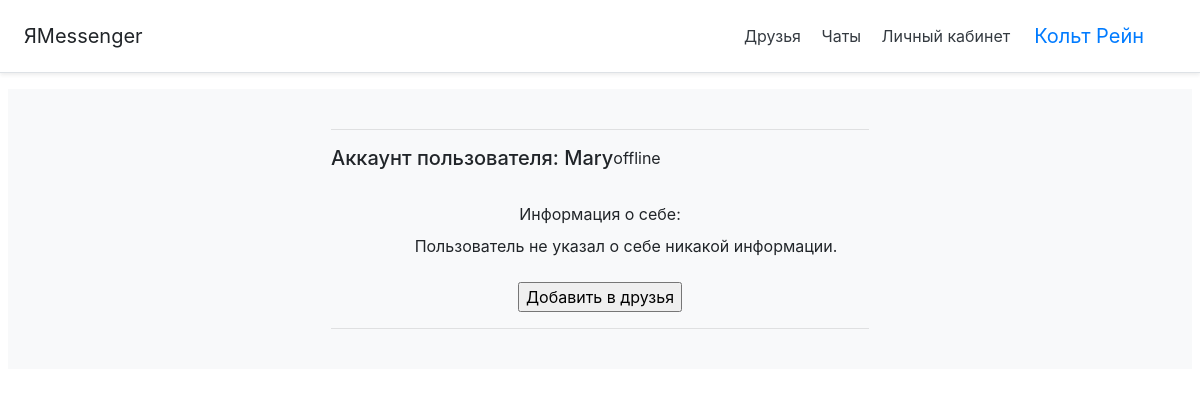
The app's page /user/3 (signed in), older data.
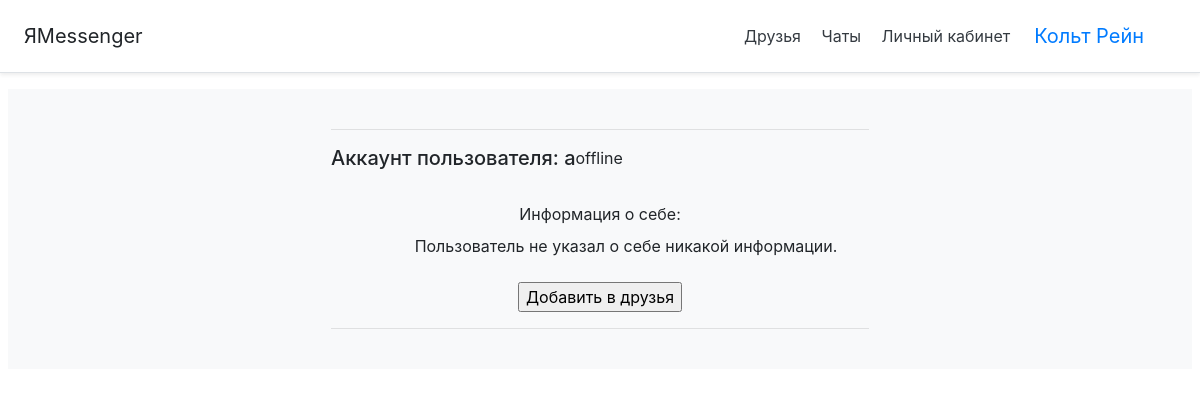
The same page, newer data.
### data/models/users.py (models this page shows, shortened)
class Users(SqlAlchemyBase, UserMixin, SerializerMixin):
    __tablename__ = 'users'
    __table_args__ = {'extend_existing': True}
    id = sa.Column('id', sa.Integer, autoincrement=True, primary_key=True)
    name = sa.Column('name', sa.String)
    email = sa.Column('email', sa.String, unique=True)
    status = sa.Column('status', sa.Boolean, default=False)
    about = sa.Column('about', sa.String, default="")
    password = sa.Column('hashed_password', sa.String)
    chats_messages = sa.orm.relation('ChatsMessages', secondary=cmfu)
    chats_invitations = sa.orm.relation('ChatsInv')
    chats = sa.orm.relation("Chats", secondary=utc)

### main.py (the view)
@app.route("/user/<int:user_id>")
@login_required
def user_page(user_id):
    user = session.query(users.Users).get(user_id)
    if user is None:
        return render_template("error_handler.html", message="Пользователя с таким ID не существует")
    pair = session.query(friends.Friends).filter(
        or_(and_(friends.Friends.id_first_user == current_user.id, friends.Friends.id_second_user == user_id),
            and_(friends.Friends.id_first_user == user_id, friends.Friends.id_second_user == current_user.id))
    ).first()
    pair = False if pair is None else True
    invitation = session.query(friends_invitations.FriendsInv).filter(
        or_(and_(friends_invitations.FriendsInv.id_first_user == current_user.id,
                 friends_invitations.FriendsInv.id_second_user == user_id),
            and_(friends_invitations.FriendsInv.id_first_user == user_id,
                 friends_invitations.FriendsInv.id_second_user == current_user.id))).first()
    invitation = invitation if invitation is not None else False
    if invitation is not False:
        sender = True if invitation.id_first_user == current_user.id else False
    else:
        sender = False
    return render_template("user.html", user=user, pair=pair, invitation=invitation, sender=sender)

### main.py (called while the page is built)
@login_manager.user_loader
def load_user(user_id):
    return session.query(users.Users).get(user_id)

### templates/user.html
{% extends "base.html" %}
{% block content %}
<div class="container">
    <div class="row">
        <div class="eleven columns"><h5>Аккаунт пользователя: {{ user.name }}</h5></div>
        <div class="one column">{% if user.status %} online {% else %} offline {% endif %}</div>
    </div><br/>
    <label>Информация о себе: </label>
    <div style="width: 35em;">
        {% if user.about != "" %} {{ user.about }} {% else %} Пользователь не указал о себе никакой информации. {% endif %}
    </div><br/>
    {% if pair is false %}
        {% if invitation is not false %}
            {% if sender is false %}
            <a href="/accept_friend/{{ invitation.id }}"><input type="submit" value="Принять заявку в друзья" class="button-primary"></a>
            {% endif %}
        {% else %}
            <a href="/add_friend/{{ user.id }}"><input type="submit" value="Добавить в друзья" class="button-primary"></a>
        {% endif %}
    {% endif %}
</div>
{% endblock %}

### templates/base.html (shortened to what this page needs)
<!DOCTYPE html>
<html lang="en">
<head>
<link rel="stylesheet" href="https://stackpath.bootstrapcdn.com/bootstrap/4.4.1/css/bootstrap.min.css">
<link type="text/css"   href="{{ url_for( 'static', filename='css/style2.css', v=1)}}" rel="stylesheet">
    		</head>
    		<body>
<div class="d-flex flex-column flex-md-row align-items-center p-3 px-md-4 mb-3 bg-white border-bottom shadow-sm">
  <h5 class="my-0 mr-md-auto font-weight-normal">ЯMessenger</h5>
  <nav class="my-2 my-md-0 mr-md-3">
      {% if current_user.is_authenticated %}
    <a class="p-2 text-dark" href="/friends">Друзья</a>
    <a class="p-2 text-dark" href="/chats">Чаты</a>
         <a class="p-2 text-dark" href="/account">Личный кабинет</a>
    {%endif%}
  </nav>
  <nav class="my-2 my-md-0 mr-md-3">
{% if current_user.is_authenticated %}
    <a class="navbar-brand" href="/logout">{{ current_user.name }}</a>
{% else %}
    <p>
   <a class="btn btn-outline-dark" href="/login">Войти</a>
    <a class="btn btn-outline-dark" href="/registration">Зарегистрироваться</a>
    </p>
{% endif %}
    </nav>
</div>
<div class="position-relative overflow-hidden p-2 p-md-4 m-md-2 text-center bg-light">
  <div class="col-md-6 p-lg-6 mx-auto my-6">
        <hr>
    {% block content %} {% endblock %}
       <hr>
  </div>
</div>
		</body>
</html>

### static/css/style2.css (style rules this page uses)
.container { max-width: 960px; }
.overflow-hidden { overflow: hidden; }

Row changes from the older to the newer data that the page shows:
changed Users (number 2 of 2 on the later page): name "Mary" → "a"
